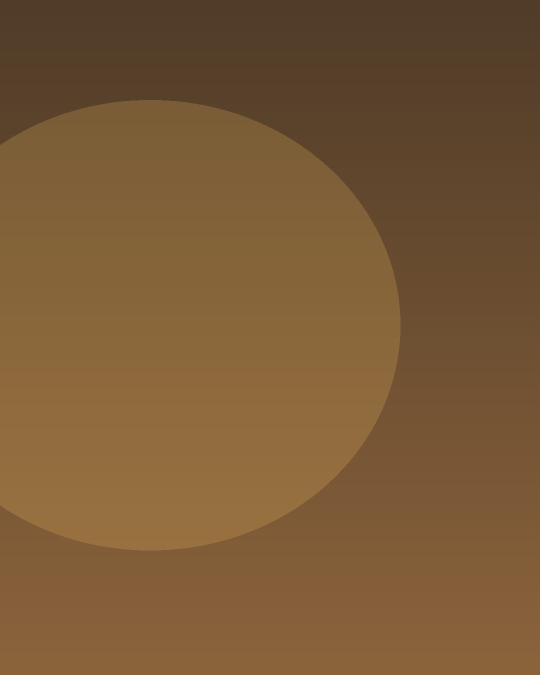
#> input picture data/base_images/_synthetic.jpg, 1080 x 1350 px (shown at 1/2 size)
$ python -i image_renderer.py   (imports and definitions only)
#> lines starting #> are read from the running program, lines starting #| are printed output that depends on the picture
"""Renders a verse onto a base image and saves to posts/."""
from __future__ import annotations

from pathlib import Path
from typing import Iterable

from PIL import Image, ImageDraw, ImageFilter, ImageFont

from . import config


# [79 lines left out: functions _load_font, _wrap_to_width, _measure_block, _draw_block, not called in this run]


def _prepare_base(image_path: Path) -> Image.Image:
    """Open base image, fit to (W, H) with center crop."""
#> called with image_path = '../data/base_images/_synthetic.jpg'
    img = Image.open(image_path).convert("RGB")
#> img is the input picture: PIL image 1080x1350 RGB; mean R, G, B 121.5, 89.5, 53.6
    target_ratio = config.IMG_WIDTH / config.IMG_HEIGHT
    src_ratio = img.width / img.height
#> src_ratio = 0.8
    if src_ratio > target_ratio:
        new_width = int(img.height * target_ratio)
#> new_width = 759
        left = (img.width - new_width) // 2
#> left = 160
        img = img.crop((left, 0, left + new_width, img.height))
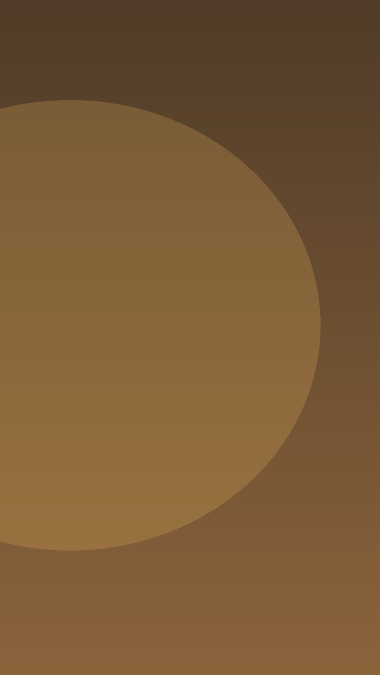
#> img: PIL image 759x1350 RGB (shown at 1/2 size); mean R, G, B 122.9, 90.7, 54.1
    else:
        new_height = int(img.width / target_ratio)
        top = (img.height - new_height) // 2
        img = img.crop((0, top, img.width, top + new_height))
    img = img.resize((config.IMG_WIDTH, config.IMG_HEIGHT), Image.LANCZOS)
#> img: PIL image 1080x1920 RGB
    img = img.filter(ImageFilter.GaussianBlur(radius=1.2))
    return img


# [91 lines left out: function render_verse, not called in this run]

>>> result = _prepare_base('../data/base_images/_synthetic.jpg')
